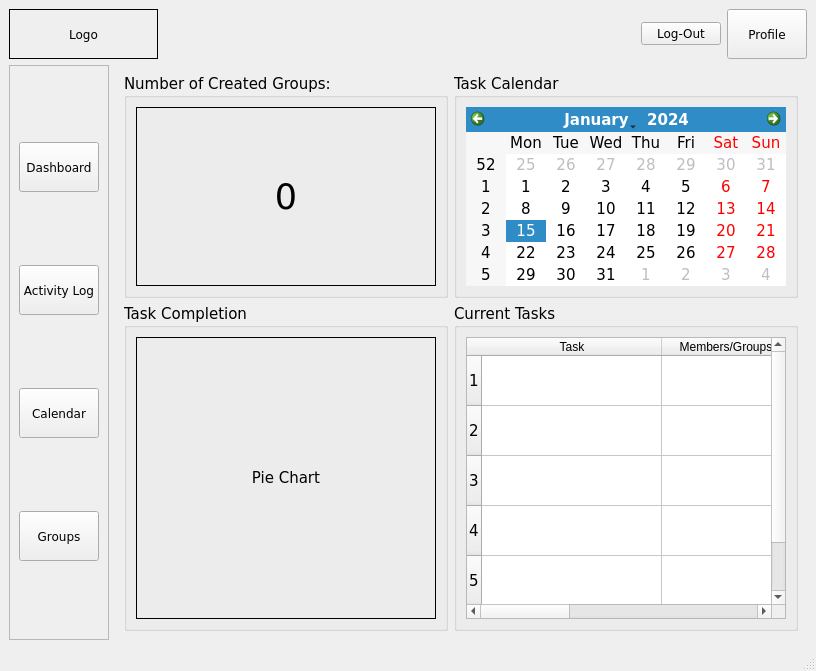
<?xml version="1.0" encoding="UTF-8"?>
<ui version="4.0">
 <class>Group_Dashboard</class>
 <widget class="QMainWindow" name="Group_Dashboard">
  <property name="geometry">
   <rect>
    <x>0</x>
    <y>0</y>
    <width>800</width>
    <height>671</height>
   </rect>
  </property>
  <property name="font">
   <font>
    <family>Verdana</family>
   </font>
  </property>
  <property name="windowTitle">
   <string>ClockWork</string>
  </property>
  <property name="autoFillBackground">
   <bool>false</bool>
  </property>
  <widget class="QWidget" name="centralwidget">
   <layout class="QGridLayout" name="gridLayout_5">
    <item row="0" column="0" colspan="2">
     <widget class="QLabel" name="logo">
      <property name="minimumSize">
       <size>
        <width>149</width>
        <height>50</height>
       </size>
      </property>
      <property name="frameShape">
       <enum>QFrame::Shape::Box</enum>
      </property>
      <property name="text">
       <string>Logo</string>
      </property>
      <property name="alignment">
       <set>Qt::AlignmentFlag::AlignCenter</set>
      </property>
     </widget>
    </item>
    <item row="0" column="2">
     <spacer name="horizontalSpacer">
      <property name="orientation">
       <enum>Qt::Orientation::Horizontal</enum>
      </property>
      <property name="sizeHint" stdset="0">
       <size>
        <width>594</width>
        <height>20</height>
       </size>
      </property>
     </spacer>
    </item>
    <item row="0" column="3">
     <widget class="QPushButton" name="log_out_btn">
      <property name="text">
       <string>Log-Out</string>
      </property>
     </widget>
    </item>
    <item row="0" column="4">
     <widget class="QPushButton" name="profile_button">
      <property name="minimumSize">
       <size>
        <width>0</width>
        <height>0</height>
       </size>
      </property>
      <property name="maximumSize">
       <size>
        <width>10000000</width>
        <height>10000000</height>
       </size>
      </property>
      <property name="toolTip">
       <string>Group Members</string>
      </property>
      <property name="text">
       <string>Profile</string>
      </property>
     </widget>
    </item>
    <item row="1" column="0">
     <widget class="QFrame" name="btns_frame">
      <property name="maximumSize">
       <size>
        <width>16777215</width>
        <height>16777215</height>
       </size>
      </property>
      <property name="styleSheet">
       <string notr="true"/>
      </property>
      <property name="frameShape">
       <enum>QFrame::Shape::StyledPanel</enum>
      </property>
      <property name="frameShadow">
       <enum>QFrame::Shadow::Raised</enum>
      </property>
      <layout class="QGridLayout" name="gridLayout_2">
       <item row="0" column="0">
        <widget class="QPushButton" name="dashboard_btn">
         <property name="minimumSize">
          <size>
           <width>80</width>
           <height>50</height>
          </size>
         </property>
         <property name="maximumSize">
          <size>
           <width>50</width>
           <height>50</height>
          </size>
         </property>
         <property name="toolTip">
          <string>Dashboard</string>
         </property>
         <property name="text">
          <string>Dashboard</string>
         </property>
        </widget>
       </item>
       <item row="1" column="0">
        <widget class="QPushButton" name="activity_log_btn">
         <property name="minimumSize">
          <size>
           <width>80</width>
           <height>50</height>
          </size>
         </property>
         <property name="maximumSize">
          <size>
           <width>50</width>
           <height>50</height>
          </size>
         </property>
         <property name="toolTip">
          <string>Activity Log</string>
         </property>
         <property name="text">
          <string>Activity Log</string>
         </property>
        </widget>
       </item>
       <item row="3" column="0">
        <widget class="QPushButton" name="groups_btn">
         <property name="minimumSize">
          <size>
           <width>80</width>
           <height>50</height>
          </size>
         </property>
         <property name="maximumSize">
          <size>
           <width>50</width>
           <height>50</height>
          </size>
         </property>
         <property name="toolTip">
          <string>Group Members</string>
         </property>
         <property name="text">
          <string>Groups</string>
         </property>
        </widget>
       </item>
       <item row="2" column="0">
        <widget class="QPushButton" name="calendar_btn">
         <property name="minimumSize">
          <size>
           <width>80</width>
           <height>50</height>
          </size>
         </property>
         <property name="maximumSize">
          <size>
           <width>50</width>
           <height>50</height>
          </size>
         </property>
         <property name="toolTip">
          <string>Task Calendar</string>
         </property>
         <property name="text">
          <string>Calendar</string>
         </property>
        </widget>
       </item>
      </layout>
     </widget>
    </item>
    <item row="1" column="1" colspan="4">
     <widget class="QStackedWidget" name="stacked_Manager">
      <property name="font">
       <font>
        <family>Verdana</family>
        <pointsize>11</pointsize>
       </font>
      </property>
      <property name="frameShape">
       <enum>QFrame::Shape::NoFrame</enum>
      </property>
      <property name="lineWidth">
       <number>0</number>
      </property>
      <property name="currentIndex">
       <number>0</number>
      </property>
      <widget class="QWidget" name="dashboard">
       <layout class="QGridLayout" name="gridLayout_14">
        <item row="2" column="1">
         <widget class="QGroupBox" name="currenttask_box">
          <property name="title">
           <string>Current Tasks</string>
          </property>
          <layout class="QGridLayout" name="gridLayout_8">
           <item row="0" column="0">
            <widget class="QTableWidget" name="currenttask_table">
             <property name="minimumSize">
              <size>
               <width>300</width>
               <height>0</height>
              </size>
             </property>
             <property name="horizontalScrollMode">
              <enum>QAbstractItemView::ScrollMode::ScrollPerPixel</enum>
             </property>
             <attribute name="horizontalHeaderDefaultSectionSize">
              <number>180</number>
             </attribute>
             <attribute name="horizontalHeaderStretchLastSection">
              <bool>true</bool>
             </attribute>
             <attribute name="verticalHeaderDefaultSectionSize">
              <number>50</number>
             </attribute>
             <row/>
             <row/>
             <row/>
             <row/>
             <row/>
             <column>
              <property name="text">
               <string>Task</string>
              </property>
             </column>
             <column>
              <property name="text">
               <string>Members/Groups Assigned</string>
              </property>
             </column>
             <column>
              <property name="text">
               <string>Status</string>
              </property>
             </column>
             <column>
              <property name="text">
               <string>Priority Level</string>
              </property>
             </column>
             <column>
              <property name="text">
               <string>Due Date</string>
              </property>
             </column>
            </widget>
           </item>
          </layout>
         </widget>
        </item>
        <item row="0" column="1" rowspan="2">
         <widget class="QGroupBox" name="task_calendar_box">
          <property name="title">
           <string>Task Calendar</string>
          </property>
          <layout class="QGridLayout" name="gridLayout_9">
           <item row="0" column="0">
            <widget class="QCalendarWidget" name="Task_Calendar_2">
             <property name="toolTip">
              <string>Double-click the day you want to access tasks</string>
             </property>
            </widget>
           </item>
          </layout>
         </widget>
        </item>
        <item row="2" column="0">
         <widget class="QGroupBox" name="task_completion_groupbox">
          <property name="title">
           <string>Task Completion</string>
          </property>
          <layout class="QGridLayout" name="gridLayout_7">
           <item row="0" column="0">
            <widget class="QLabel" name="pie_chart">
             <property name="minimumSize">
              <size>
               <width>300</width>
               <height>250</height>
              </size>
             </property>
             <property name="frameShape">
              <enum>QFrame::Shape::Box</enum>
             </property>
             <property name="text">
              <string>Pie Chart</string>
             </property>
             <property name="alignment">
              <set>Qt::AlignmentFlag::AlignCenter</set>
             </property>
            </widget>
           </item>
          </layout>
         </widget>
        </item>
        <item row="0" column="0" rowspan="2">
         <widget class="QGroupBox" name="created_groups_groupbox">
          <property name="title">
           <string>Number of Created Groups:</string>
          </property>
          <layout class="QGridLayout" name="gridLayout_6">
           <item row="0" column="0">
            <widget class="QLabel" name="number_groups_label">
             <property name="minimumSize">
              <size>
               <width>50</width>
               <height>50</height>
              </size>
             </property>
             <property name="font">
              <font>
               <family>Verdana</family>
               <pointsize>26</pointsize>
              </font>
             </property>
             <property name="frameShape">
              <enum>QFrame::Shape::Box</enum>
             </property>
             <property name="text">
              <string>0</string>
             </property>
             <property name="alignment">
              <set>Qt::AlignmentFlag::AlignCenter</set>
             </property>
            </widget>
           </item>
          </layout>
         </widget>
        </item>
       </layout>
      </widget>
      <widget class="QWidget" name="activity_log">
       <layout class="QGridLayout" name="gridLayout_13">
        <item row="0" column="0">
         <widget class="QGroupBox" name="activity_log_box">
          <property name="title">
           <string>Activity Log</string>
          </property>
          <layout class="QGridLayout" name="gridLayout_12">
           <item row="3" column="0" colspan="2">
            <spacer name="horizontalSpacer_4">
             <property name="orientation">
              <enum>Qt::Orientation::Horizontal</enum>
             </property>
             <property name="sizeHint" stdset="0">
              <size>
               <width>387</width>
               <height>17</height>
              </size>
             </property>
            </spacer>
           </item>
           <item row="3" column="2">
            <widget class="QPushButton" name="assigntask_btn">
             <property name="text">
              <string>Assign Task</string>
             </property>
            </widget>
           </item>
           <item row="3" column="3">
            <widget class="QPushButton" name="removetask_btn">
             <property name="text">
              <string>Remove Task</string>
             </property>
            </widget>
           </item>
           <item row="3" column="4">
            <widget class="QPushButton" name="validatetask_btn">
             <property name="text">
              <string>Validate Task</string>
             </property>
            </widget>
           </item>
           <item row="1" column="0" colspan="4">
            <widget class="QLineEdit" name="search_bar_tasks"/>
           </item>
           <item row="2" column="0" colspan="5">
            <widget class="QTabWidget" name="task_tab">
             <property name="currentIndex">
              <number>1</number>
             </property>
             <widget class="QWidget" name="tab">
              <attribute name="title">
               <string>Completed Tasks</string>
              </attribute>
              <layout class="QGridLayout" name="gridLayout_10">
               <item row="0" column="0">
                <widget class="QTableWidget" name="completedtasks_table">
                 <property name="horizontalScrollMode">
                  <enum>QAbstractItemView::ScrollMode::ScrollPerPixel</enum>
                 </property>
                 <attribute name="horizontalHeaderCascadingSectionResizes">
                  <bool>true</bool>
                 </attribute>
                 <attribute name="horizontalHeaderDefaultSectionSize">
                  <number>200</number>
                 </attribute>
                 <attribute name="horizontalHeaderStretchLastSection">
                  <bool>true</bool>
                 </attribute>
                 <attribute name="verticalHeaderDefaultSectionSize">
                  <number>50</number>
                 </attribute>
                 <row/>
                 <row/>
                 <row/>
                 <row/>
                 <row/>
                 <column>
                  <property name="text">
                   <string>Tasks</string>
                  </property>
                 </column>
                 <column>
                  <property name="text">
                   <string>Members/Groups Assigned</string>
                  </property>
                 </column>
                 <column>
                  <property name="text">
                   <string>Status</string>
                  </property>
                 </column>
                 <column>
                  <property name="text">
                   <string>Priority Level</string>
                  </property>
                 </column>
                 <column>
                  <property name="text">
                   <string>Due Date</string>
                  </property>
                 </column>
                </widget>
               </item>
              </layout>
             </widget>
             <widget class="QWidget" name="tab_2">
              <attribute name="title">
               <string>Pending Tasks</string>
              </attribute>
              <layout class="QGridLayout" name="gridLayout_11">
               <item row="0" column="0">
                <widget class="QTableWidget" name="pendingtasks_table">
                 <property name="horizontalScrollMode">
                  <enum>QAbstractItemView::ScrollMode::ScrollPerPixel</enum>
                 </property>
                 <attribute name="horizontalHeaderCascadingSectionResizes">
                  <bool>true</bool>
                 </attribute>
                 <attribute name="horizontalHeaderDefaultSectionSize">
                  <number>200</number>
                 </attribute>
                 <attribute name="horizontalHeaderStretchLastSection">
                  <bool>true</bool>
                 </attribute>
                 <attribute name="verticalHeaderDefaultSectionSize">
                  <number>50</number>
                 </attribute>
                 <row/>
                 <row/>
                 <row/>
                 <row/>
                 <row/>
                 <column>
                  <property name="text">
                   <string>Tasks</string>
                  </property>
                 </column>
                 <column>
                  <property name="text">
                   <string>Members/Groups Assigned</string>
                  </property>
                 </column>
                 <column>
                  <property name="text">
                   <string>Status</string>
                  </property>
                 </column>
                 <column>
                  <property name="text">
                   <string>Priority Level</string>
                  </property>
                 </column>
                 <column>
                  <property name="text">
                   <string>Due Date</string>
                  </property>
                 </column>
                </widget>
               </item>
              </layout>
             </widget>
            </widget>
           </item>
           <item row="1" column="4">
            <widget class="QPushButton" name="search_btn">
             <property name="text">
              <string>Search</string>
             </property>
            </widget>
           </item>
           <item row="0" column="0" colspan="4">
            <widget class="QLabel" name="search_tasks_label">
             <property name="text">
              <string>Search Tasks</string>
             </property>
            </widget>
           </item>
          </layout>
         </widget>
        </item>
       </layout>
      </widget>
      <widget class="QWidget" name="task_calendar">
       <layout class="QGridLayout" name="gridLayout_17">
        <item row="0" column="0">
         <widget class="QCalendarWidget" name="Task_Calendar">
          <property name="toolTip">
           <string>Double-click the day you want to access tasks</string>
          </property>
         </widget>
        </item>
        <item row="0" column="1">
         <widget class="QGroupBox" name="reminder_groupbox">
          <property name="title">
           <string>Reminders</string>
          </property>
          <layout class="QGridLayout" name="gridLayout_3">
           <item row="0" column="0">
            <widget class="QFrame" name="tab_reminder">
             <layout class="QGridLayout" name="gridLayout_16">
              <item row="0" column="0" colspan="2">
               <widget class="QTableWidget" name="reminders_table">
                <attribute name="horizontalHeaderCascadingSectionResizes">
                 <bool>false</bool>
                </attribute>
                <attribute name="horizontalHeaderMinimumSectionSize">
                 <number>150</number>
                </attribute>
                <attribute name="horizontalHeaderDefaultSectionSize">
                 <number>150</number>
                </attribute>
                <attribute name="horizontalHeaderShowSortIndicator" stdset="0">
                 <bool>false</bool>
                </attribute>
                <attribute name="horizontalHeaderStretchLastSection">
                 <bool>true</bool>
                </attribute>
                <attribute name="verticalHeaderMinimumSectionSize">
                 <number>50</number>
                </attribute>
                <attribute name="verticalHeaderDefaultSectionSize">
                 <number>50</number>
                </attribute>
                <row/>
                <row/>
                <row/>
                <column>
                 <property name="text">
                  <string>Reminder</string>
                 </property>
                </column>
                <column>
                 <property name="text">
                  <string>Date</string>
                 </property>
                </column>
               </widget>
              </item>
              <item row="1" column="0">
               <spacer name="horizontalSpacer_5">
                <property name="orientation">
                 <enum>Qt::Orientation::Horizontal</enum>
                </property>
                <property name="sizeHint" stdset="0">
                 <size>
                  <width>195</width>
                  <height>20</height>
                 </size>
                </property>
               </spacer>
              </item>
              <item row="1" column="1">
               <widget class="QPushButton" name="add_reminder_button">
                <property name="text">
                 <string>Add Reminder</string>
                </property>
               </widget>
              </item>
             </layout>
            </widget>
           </item>
          </layout>
         </widget>
        </item>
        <item row="1" column="0">
         <spacer name="horizontalSpacer_3">
          <property name="orientation">
           <enum>Qt::Orientation::Horizontal</enum>
          </property>
          <property name="sizeHint" stdset="0">
           <size>
            <width>40</width>
            <height>20</height>
           </size>
          </property>
         </spacer>
        </item>
       </layout>
      </widget>
      <widget class="QWidget" name="group_window">
       <layout class="QGridLayout" name="gridLayout_4">
        <item row="1" column="0">
         <spacer name="horizontalSpacer_2">
          <property name="orientation">
           <enum>Qt::Orientation::Horizontal</enum>
          </property>
          <property name="sizeHint" stdset="0">
           <size>
            <width>40</width>
            <height>20</height>
           </size>
          </property>
         </spacer>
        </item>
        <item row="1" column="3">
         <widget class="QPushButton" name="delete_group_button">
          <property name="text">
           <string>Delete Group</string>
          </property>
         </widget>
        </item>
        <item row="1" column="2">
         <widget class="QPushButton" name="create_group_button">
          <property name="text">
           <string>Create Group</string>
          </property>
         </widget>
        </item>
        <item row="1" column="4">
         <widget class="QPushButton" name="check_group_members_button">
          <property name="text">
           <string>Check Group Members</string>
          </property>
         </widget>
        </item>
        <item row="0" column="0" colspan="5">
         <widget class="QGroupBox" name="box_of_groups">
          <property name="title">
           <string>Created Groups</string>
          </property>
          <layout class="QGridLayout" name="gridLayout">
           <item row="1" column="0">
            <widget class="QLineEdit" name="search_bar_groups"/>
           </item>
           <item row="2" column="0">
            <widget class="QTableWidget" name="groups_table">
             <property name="sizeAdjustPolicy">
              <enum>QAbstractScrollArea::SizeAdjustPolicy::AdjustIgnored</enum>
             </property>
             <property name="rowCount">
              <number>5</number>
             </property>
             <property name="columnCount">
              <number>3</number>
             </property>
             <attribute name="horizontalHeaderMinimumSectionSize">
              <number>160</number>
             </attribute>
             <attribute name="horizontalHeaderDefaultSectionSize">
              <number>160</number>
             </attribute>
             <attribute name="horizontalHeaderStretchLastSection">
              <bool>true</bool>
             </attribute>
             <attribute name="verticalHeaderMinimumSectionSize">
              <number>50</number>
             </attribute>
             <attribute name="verticalHeaderDefaultSectionSize">
              <number>50</number>
             </attribute>
             <row/>
             <row/>
             <row/>
             <row/>
             <row/>
             <column>
              <property name="text">
               <string>Group Name</string>
              </property>
             </column>
             <column>
              <property name="text">
               <string>Members</string>
              </property>
             </column>
             <column>
              <property name="text">
               <string>Submission Status</string>
              </property>
             </column>
            </widget>
           </item>
           <item row="0" column="0">
            <widget class="QLabel" name="search_group_label">
             <property name="text">
              <string>Search Group</string>
             </property>
            </widget>
           </item>
          </layout>
         </widget>
        </item>
       </layout>
      </widget>
     </widget>
    </item>
   </layout>
  </widget>
  <widget class="QMenuBar" name="menubar">
   <property name="geometry">
    <rect>
     <x>0</x>
     <y>0</y>
     <width>800</width>
     <height>21</height>
    </rect>
   </property>
  </widget>
  <widget class="QStatusBar" name="statusbar"/>
 </widget>
 <resources/>
 <connections/>
</ui>
